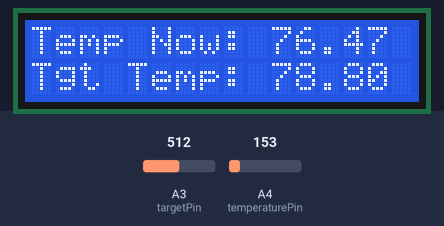
Simulated run of this sketch. Board: Arduino Uno, built with avr-gcc and run on an emulated ATmega328P. Parts: 16×2 character LCD. Inputs (shaded band) come from the test bench; at power-on: A4 (temperaturePin) = 153, A3 (targetPin) = 512. What the sketch prints to the serial monitor is not drawn.

Above: at 1.2 s.
1.3 s: A4 (temperaturePin) set to 165
At 2.8 s:
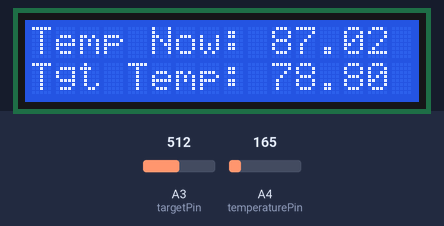
3.5 s: A3 (targetPin) set to 716
At 4.8 s:
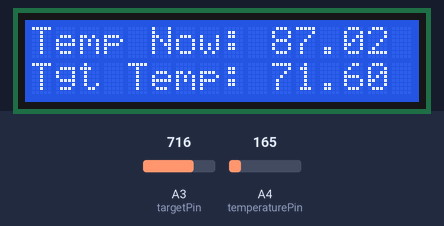
5.5 s: A4 (temperaturePin) set to 175
At 6.8 s:
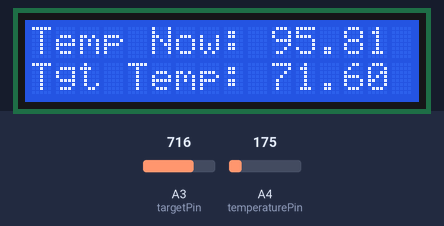
7.6 s: A3 (targetPin) set to 900
At 8.9 s:
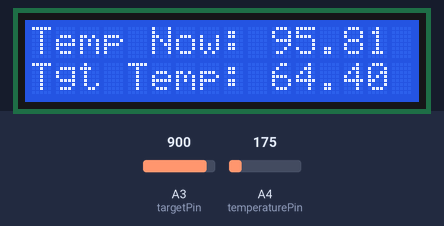
9.6 s: A4 (temperaturePin) set to 191
At 10.9 s:
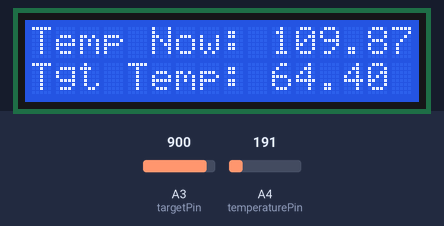
11.6 s: A4 (temperaturePin) set to 167
At 13.0 s:
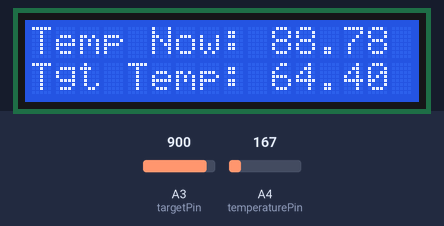
Timing chart, 0 to 14.6 s (numbered marks = the images above; inputs shaded):
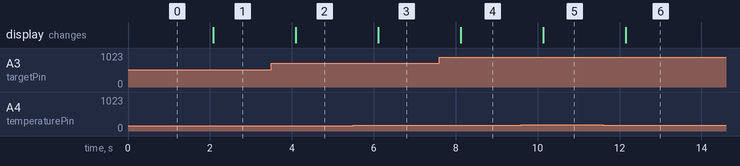

The sketch:

sandboxtest-mkr1000-v3.ino
```cpp
//version to test TMP device
//TMP: thanks to http://www.instructables.com/id/How-to-use-the-TMP36-temp-sensor-Arduino-Tutorial/
//LCD: thanks to http://arduinoairpollution.altervista.org/tutorial-arduino-mkr1000-display-lcd-hd44780/
//LCD: thanks to https://www.arduino.cc/en/Tutorial/LiquidCrystalScroll & https://www.arduino.cc/en/Tutorial/LiquidCrystalScroll

//Libraries & files
#include <LiquidCrystal.h>

//TMP Setup
const int temperaturePin = A4; // Pin A4 and a great number
const int targetPin = 17; // Pin A2
float voltage, degreesC, degreesF, targetTempC, targetTempF;

//LCD Setup
LiquidCrystal lcd(0, 1, 2, 3, 4, 5); // initialize the library with the numbers of the MKR Pin: ( From D0 to D5 )

void setup()
{
  Serial.begin(9600);
  lcd.begin(16, 2); //16 spaces across 2 rows
}


void loop()
{
  getTemp();
  getTarget();
  lcdTicker();
  delay(1000); // repeat once per second (change as you wish!)
}

void getTemp() {
  voltage = analogRead(temperaturePin) * 0.004882814; //voltage mapping from documentation
  degreesC = (voltage - 0.5) * 100.0; // temperature mapping from documentation
  //more realistic voltage mapping for now - backed out from breath temp (est 98) vs room temp (est 70)
//  degreesC = (voltage - 1.1) * 416;
  degreesF = degreesC * (9.0 / 5.0) + 32.0; //TEAM FAHRENHEIT
  Serial.print("voltage: ");
  Serial.print(voltage);
  Serial.print("  deg C: ");
  Serial.print(degreesC);
  Serial.print("  deg F: ");
  Serial.println(degreesF);
}

void getTarget() {
  //make a target range of between 100F and 60F - TEAM FAHRENHEIT
  targetTempC = map(analogRead(targetPin), 0, 1023, 37, 15);
  targetTempF = targetTempC * (9.0 / 5.0) + 32.0;
}

void lcdTicker() {
  lcd.setCursor(0, 0); // top left
  lcd.print("Temp Now: ");
  lcd.print(degreesF);
  lcd.print(" F");
  lcd.setCursor(0, 1); // bottom left
  lcd.print("Tgt Temp: ");
  lcd.print(targetTempF);
  lcd.print(" F");
  //scrolling TBD based on full functionality
}
```

Measured:
- the behaviour switches between 180 and 179 on A4 (temperaturePin) (found by bisection; images 5 and 6)
- after the input at 1.3 s, the display: changes after 0.78 s (image 1)
- after the input at 3.5 s, the display: changes after 0.60 s (image 2)
- after the input at 5.5 s, the display: changes after 0.61 s (image 3)
- after the input at 7.6 s, the display: changes after 0.53 s (image 4)
- after the input at 9.6 s, the display: changes after 0.54 s (image 5)
- after the input at 11.6 s, the display: changes after 0.56 s (image 6)
